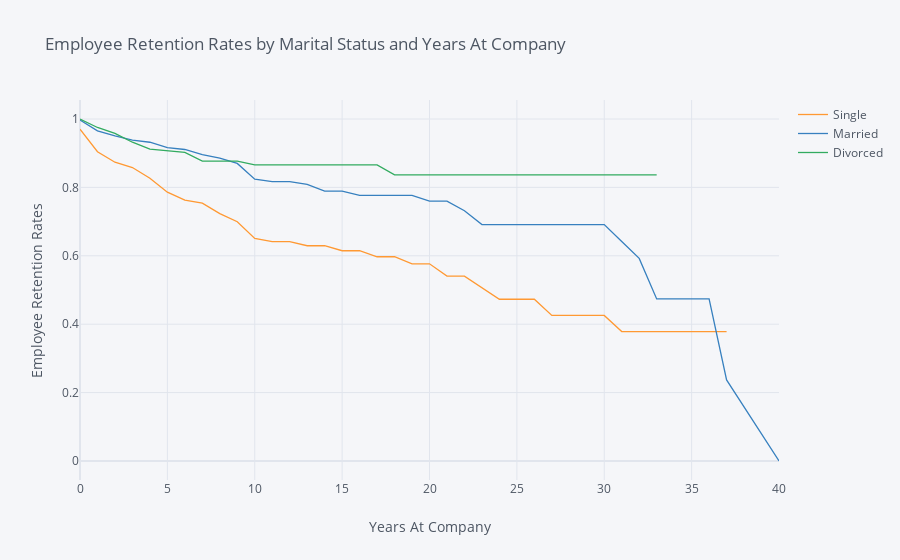

The notebook cell this image was saved under:
### Markdown cell above
## 4. Let's switch to looking at retention rates from another demographic perspective: marital status. Generate and plot survival curves for the different marital statuses by number of years at the company.

### Code cell
rates = survival(data, 'MaritalStatus','YearsAtCompany', 'Attrition')

rates.iplot(kind='line', xTitle='Years At Company', yTitle='Employee Retention Rates',
            title='Employee Retention Rates by Marital Status and Years At Company')

# Podemos ver que la línea de Divorced se frena en seco porque se acaban los datos del dataset, 
# no es que sea un error.

### Figure 1 — Plotly figure (JSON) as saved in the notebook; plotly's stock layout.template omitted (floating-point values rounded to 4 significant figures)
{"data": [{"line": {"color": "rgba(255, 153, 51, 1.0)", "dash": "solid", "shape": "linear", "width": 1.3}, "mode": "lines", "name": "Single", "text": "", "type": "scatter", "x": [0, 1, 2, 3, 4, 5, 6, 7, 8, 9, 10, 11, 12, 13, 14, 15, 16, 17, 18, 19, 20, 21, 22, 23, 24, 25, 26, 27, 29, 30, 31, 32, 33, 34, 36, 37, 40], "y": [0.9702, 0.9044, 0.8736, 0.8581, 0.8268, 0.7861, 0.7628, 0.754, 0.7234, 0.6997, 0.6507, 0.6413, 0.6413, 0.6294, 0.6294, 0.6148, 0.6148, 0.5972, 0.5972, 0.5766, 0.5766, 0.5406, 0.5406, 0.5068, 0.473, 0.473, 0.473, 0.4257, 0.4257, 0.4257, 0.3784, 0.3784, 0.3784, 0.3784, 0.3784, 0.3784, ""]}, {"line": {"color": "rgba(55, 128, 191, 1.0)", "dash": "solid", "shape": "linear", "width": 1.3}, "mode": "lines", "name": "Married", "text": "", "type": "scatter", "x": [0, 1, 2, 3, 4, 5, 6, 7, 8, 9, 10, 11, 12, 13, 14, 15, 16, 17, 18, 19, 20, 21, 22, 23, 24, 25, 26, 27, 29, 30, 31, 32, 33, 34, 36, 37, 40], "y": [0.997, 0.9654, 0.9506, 0.9381, 0.932, 0.9164, 0.9109, 0.8958, 0.8858, 0.8702, 0.8239, 0.817, 0.817, 0.8086, 0.7894, 0.7894, 0.7768, 0.7768, 0.7768, 0.7768, 0.7599, 0.7599, 0.7318, 0.6911, 0.6911, 0.6911, 0.6911, 0.6911, 0.6911, 0.6911, 0.6418, 0.5924, 0.4739, 0.4739, 0.4739, 0.237, 0]}, {"line": {"color": "rgba(50, 171, 96, 1.0)", "dash": "solid", "shape": "linear", "width": 1.3}, "mode": "lines", "name": "Divorced", "text": "", "type": "scatter", "x": [0, 1, 2, 3, 4, 5, 6, 7, 8, 9, 10, 11, 12, 13, 14, 15, 16, 17, 18, 19, 20, 21, 22, 23, 24, 25, 26, 27, 29, 30, 31, 32, 33, 34, 36, 37, 40], "y": [1, 0.9752, 0.9581, 0.9321, 0.9122, 0.9078, 0.9021, 0.8769, 0.8769, 0.8769, 0.8657, 0.8657, 0.8657, 0.8657, 0.8657, 0.8657, 0.8657, 0.8657, 0.8368, 0.8368, 0.8368, 0.8368, 0.8368, 0.8368, 0.8368, 0.8368, 0.8368, 0.8368, 0.8368, 0.8368, 0.8368, 0.8368, 0.8368, "", "", "", ""]}], "layout": {"legend": {"bgcolor": "#F5F6F9", "font": {"color": "#4D5663"}}, "paper_bgcolor": "#F5F6F9", "plot_bgcolor": "#F5F6F9", "title": {"font": {"color": "#4D5663"}, "text": "Employee Retention Rates by Marital Status and Years At Company"}, "xaxis": {"gridcolor": "#E1E5ED", "showgrid": true, "tickfont": {"color": "#4D5663"}, "title": {"font": {"color": "#4D5663"}, "text": "Years At Company"}, "zerolinecolor": "#E1E5ED"}, "yaxis": {"gridcolor": "#E1E5ED", "showgrid": true, "tickfont": {"color": "#4D5663"}, "title": {"font": {"color": "#4D5663"}, "text": "Employee Retention Rates"}, "zerolinecolor": "#E1E5ED"}}}
